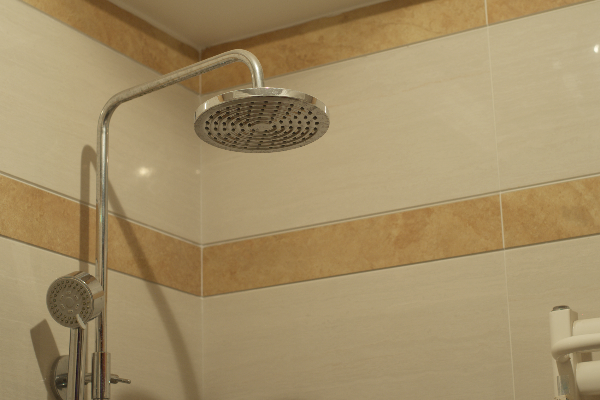
#> input picture data/lol/high/lol_219.png, 600 x 400 px; its folder holds only this picture in this run
$ python q1.py --input data/lol/high --output out
#> lines starting #> are read from the running program, lines starting #| are printed output that depends on the picture
#> in run, img is the input picture: shape (400, 600, 3); mean B, G, R 102.6, 142, 162.8
"""
CENG 466 - THE1 - Question 1: Low-light image enhancement (LOL dataset)

Student 1: Name Surname, ID
Student 2: Name Surname, ID

Usage:
    python q1.py --input <folder of low-light images> --output <output folder>
Examples:
    python q1.py --input data/lol/low --output outputs/q1          (the given images)
    python q1.py --input test/lol/low --output test_outputs/q1     (the test images, after the deadline)
Outputs keep the input file names and sizes.

Develop, tune and report on the given pairs (data/lol/low, data/lol/high):
    python evaluate.py outputs/q1 data/lol/high
The test images are shared only AFTER submission: you must then run this
file UNCHANGED on them. Make sure it runs on any folder of images.

Rules:
  * enhance_low_light(): spatial-domain techniques only (no Fourier/wavelet, no
    machine learning, no neural networks or pretrained models). It may use simple
    statistics computed from the given references (e.g. a target histogram).
    Same pipeline and parameters for every image.
    It is re-used unchanged in Questions 3 and 4.
"""

import argparse
import os

import cv2
import numpy as np

# the given references, e.g. for a target histogram
GIVEN_HIGH = os.path.join(os.path.dirname(os.path.abspath(__file__)), "data", "lol", "high")


def exposure_scale(img):
    """Estimate a shared exposure gain from channel percentiles."""
    x = img.astype(np.float32) / 255.0

    highs = np.percentile(x, 99.5, axis=(0, 1))
#> highs = [0.569, 0.71, 0.765]
    upper = float(
        0.5 * np.max(highs) + 0.5 * np.mean(highs)
    )
#> upper = 0.723

    gain = (1.0 / max(upper, 1.0 / 255.0)) ** 0.9
#> gain = 1.34

    return np.clip(x * gain, 0.0, 1.0).astype(np.float32)
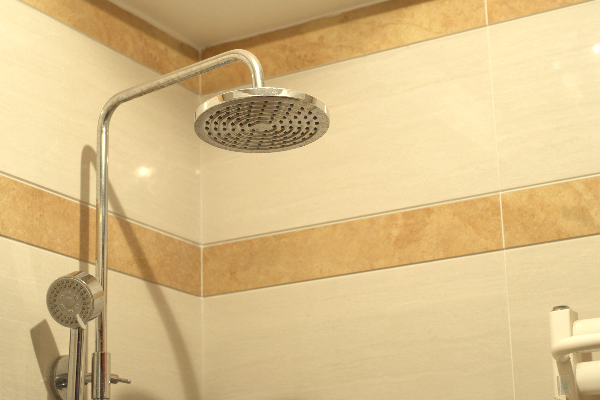
#> returned value: shape (400, 600, 3) float32; mean of channels 0, 1, 2 0.539, 0.745, 0.854; drawn as B, G, R


def balance_colors(x):
    """Apply partial gray-world white balancing."""
    means = x.mean(axis=(0, 1))
#> means = [0.539, 0.745, 0.854]
    gains = means.mean() / np.maximum(means, 1.0 / 255.0)
#> gains = [1.32, 0.956, 0.835]

    strength = 0.5
    result = x * (1.0 + strength * (gains - 1.0))
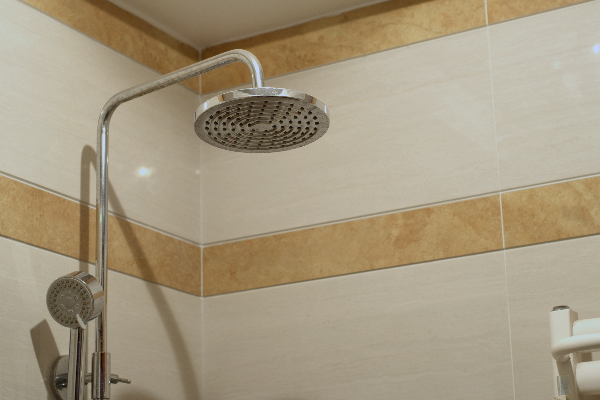
#> result: shape (400, 600, 3) float32; mean of channels 0, 1, 2 0.625, 0.729, 0.783; drawn with min black and max white

    return np.clip(result, 0.0, 1.0).astype(np.float32)
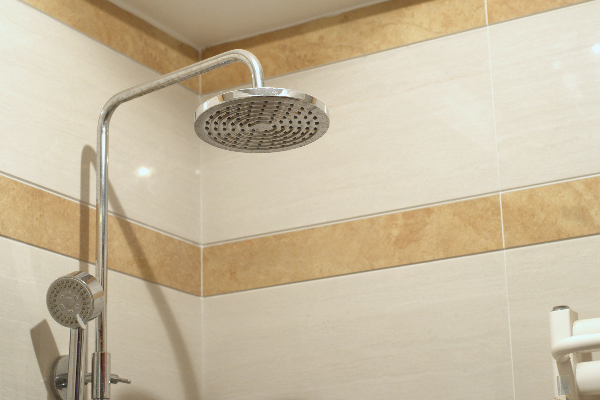
#> returned value: shape (400, 600, 3) float32; mean of channels 0, 1, 2 0.625, 0.729, 0.783; drawn as B, G, R


def estimate_noise(y):
    """Estimate noise using the MAD of a spatial filter response."""
    kernel = np.array(
        [
            [1, -2, 1],
            [-2, 4, -2],
            [1, -2, 1],
        ],
        dtype=np.float32,
    )

    residual = cv2.filter2D(y, -1, kernel)

    # Exclude the border when the image is large enough.
    if min(y.shape) > 2:
        residual = residual[1:-1, 1:-1]

    median = np.median(residual)
    mad = np.median(np.abs(residual - median))

    # 6 is the square root of the sum of squared kernel weights.
    return float(mad / (0.6745 * 6.0))


def denoise(x):
    """Filter luminance adaptively and smooth chroma separately."""
    ycc = cv2.cvtColor(x, cv2.COLOR_BGR2YCrCb)
#> ycc: shape (400, 600, 3) float32; mean of channels 0, 1, 2 0.733, 0.536, 0.439
    y, cr, cb = cv2.split(ycc)
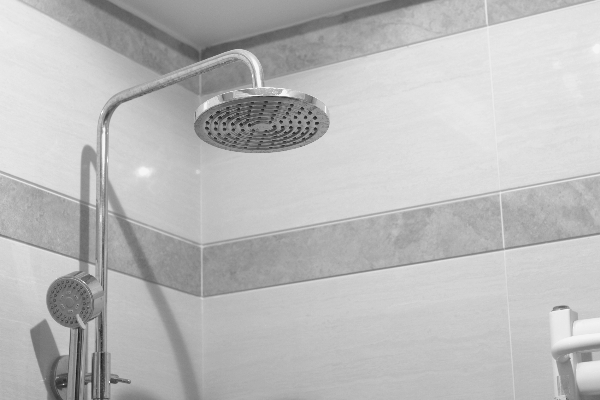
#> y: shape (400, 600) float32; min 0.111, max 0.962, mean 0.734
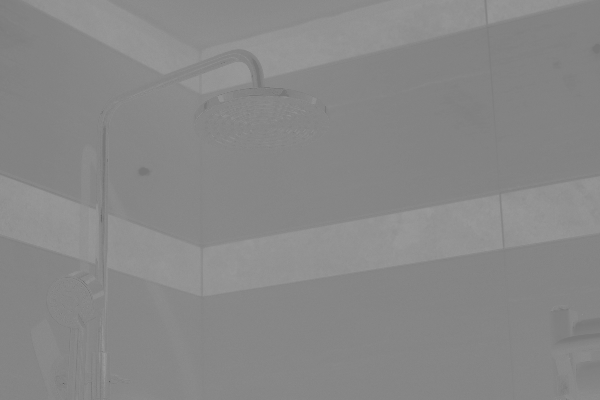
#> cr: shape (400, 600) float32; min 0.366, max 0.606, mean 0.536
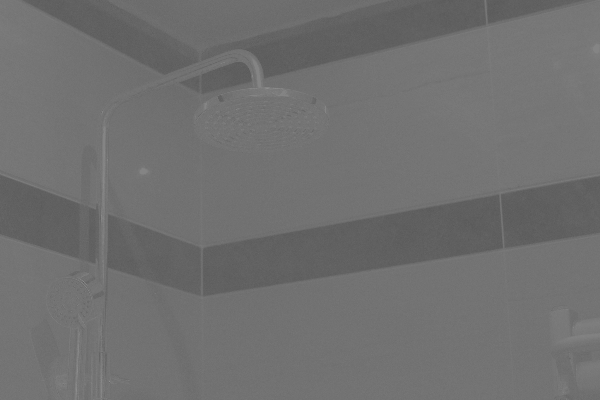
#> cb: shape (400, 600) float32; min 0.346, max 0.564, mean 0.439

    noise = estimate_noise(y)
#> in estimate_noise, `median = np.median(residual)`: median = 0
#> in estimate_noise, `mad = np.median(np.abs(residual - median))`: mad = 0.0176
#> noise = 0.00436
    sigma_color = float(
        np.clip(3.0 * noise, 5.0 / 255.0, 25.0 / 255.0)
    )
#> sigma_color = 0.0196

    y = cv2.bilateralFilter(
        y,
        d=9,
        sigmaColor=sigma_color,
        sigmaSpace=3,
    )

    cr = cv2.GaussianBlur(cr, (9, 9), 2.0)
    cb = cv2.GaussianBlur(cb, (9, 9), 2.0)

    result = cv2.cvtColor(
        cv2.merge((y, cr, cb)),
        cv2.COLOR_YCrCb2BGR,
    )

    return np.clip(result, 0.0, 1.0)


def gamma_brighten(x):
    """Blend a fixed gamma of 0.5 with a statistics-based gamma."""
    brightness = (
        0.114 * x[:, :, 0]
        + 0.587 * x[:, :, 1]
        + 0.299 * x[:, :, 2]
    )
    mean = float(brightness.mean())
#> mean = 0.734

    if mean <= 0.0 or mean >= 1.0:
        return x.copy()

    adaptive = np.clip(
        np.log(0.45) / np.log(mean),
        0.4,
        1.0,
    )
#> adaptive = 1
    gamma = 0.25 + 0.5 * adaptive
#> gamma = 0.75

    return np.power(x, gamma)
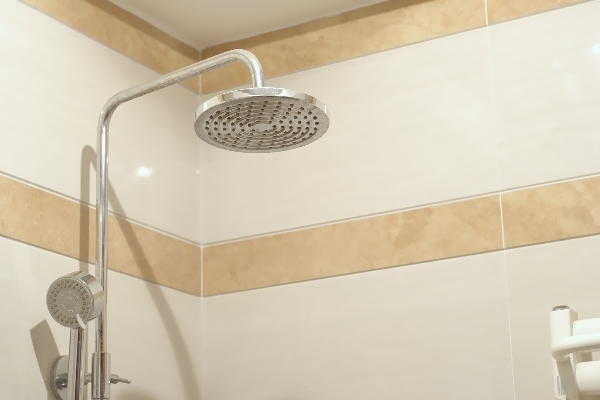
#> returned value: shape (400, 600, 3) float32; mean of channels 0, 1, 2 0.698, 0.786, 0.831; drawn as B, G, R


def enhance_low_light(img):
    """
    img : uint8 array of shape (H, W, 3), BGR (as read by cv2.imread)
    returns : uint8 array of shape (H, W, 3), BGR

    Combine at least THREE spatial-domain techniques. Write each technique
    as a separate helper function so that it is easy to follow.
    """
    # TODO: implement your pipeline

    img = exposure_scale(img)
    img = balance_colors(img)
    img = denoise(img)
    img = gamma_brighten(img)

    return np.clip(
        np.rint(img * 255.0), 0, 255
    ).astype(np.uint8)


def run(fn, in_dir, out_dir):
    os.makedirs(out_dir, exist_ok=True)
    for name in sorted(os.listdir(in_dir)):
        img = cv2.imread(os.path.join(in_dir, name), cv2.IMREAD_COLOR)
        if img is None:
            continue
        cv2.imwrite(os.path.join(out_dir, name), fn(img))
        print(f"saved {os.path.join(out_dir, name)}")


def main():
    ap = argparse.ArgumentParser()
    ap.add_argument("--input", required=True, help="folder of low-light images")
    ap.add_argument("--output", required=True, help="output folder")
    args = ap.parse_args()
    run(enhance_low_light, args.input, args.output)


if __name__ == "__main__":
    main()

$ run again, on data/lol/low/lol_219.png
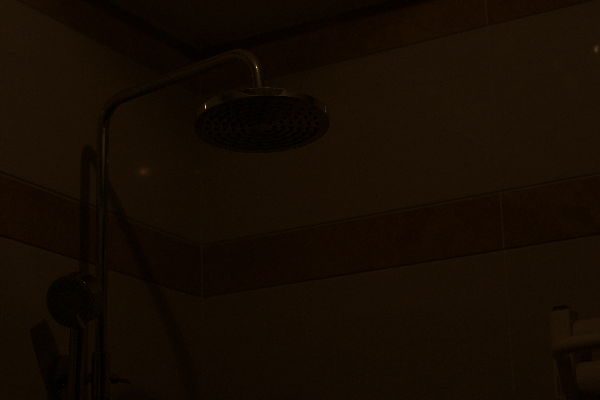
#> input picture data/lol/low/lol_219.png, 600 x 400 px
#> in run, img is the input picture: shape (400, 600, 3); mean B, G, R 2.4, 11.5, 21.8
#> highs = [0.0353, 0.0784, 0.133]
#> upper = 0.108
#> gain = 7.42
#> means = [0.0696, 0.335, 0.634]
#> gains = [4.97, 1.03, 0.546]
#> ycc: shape (400, 600, 3) float32; mean of channels 0, 1, 2 0.37, 0.585, 0.408
#> median = -0.000725
#> mad = 0.138
#> noise = 0.0342
#> sigma_color = 0.098
#> in denoise, `result = cv2.cvtColor( cv2.merge((y, cr, cb)), cv2.COLOR_YCrCb2BGR, )`:
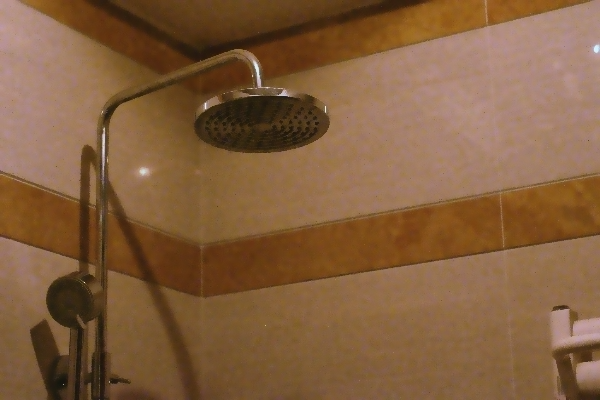
#> result: shape (400, 600, 3) float32; mean B, G, R 0.207, 0.341, 0.49; drawn with min black and max white
#> mean = 0.37
#> adaptive = 0.803
#> gamma = 0.652
#> in gamma_brighten, `return np.power(x, gamma)`:
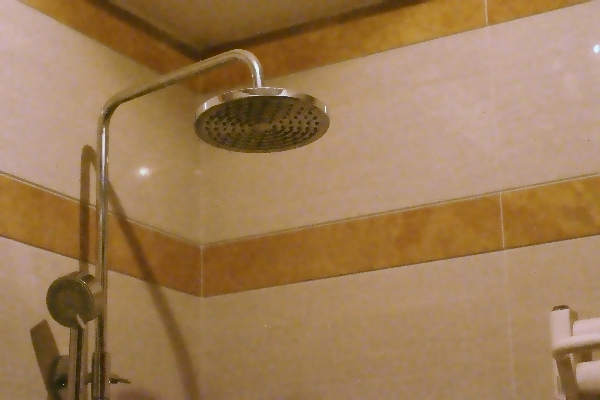
#> returned value: shape (400, 600, 3) float32; mean of channels 0, 1, 2 0.335, 0.487, 0.622; drawn as B, G, R

$ run again, on data/lol/high/lol_62.png
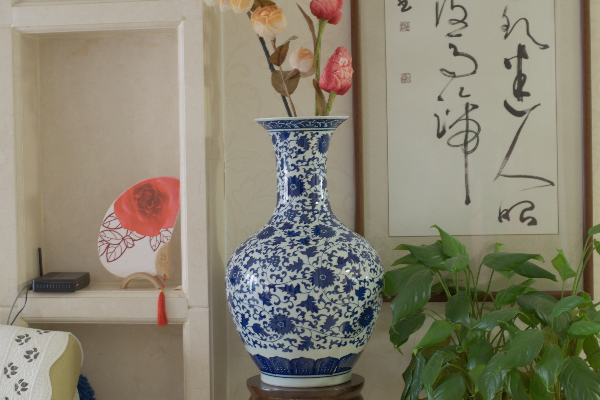
#> input picture data/lol/high/lol_62.png, 600 x 400 px
#> in run, img is the input picture: shape (400, 600, 3); mean B, G, R 113.3, 131, 136.4
#> highs = [0.769, 0.776, 0.788]
#> upper = 0.783
#> gain = 1.25
#> means = [0.554, 0.64, 0.666]
#> gains = [1.12, 0.969, 0.931]
#> ycc: shape (400, 600, 3) float32; mean of channels 0, 1, 2 0.629, 0.51, 0.476
#> in estimate_noise, `residual = cv2.filter2D(y, -1, kernel)`:
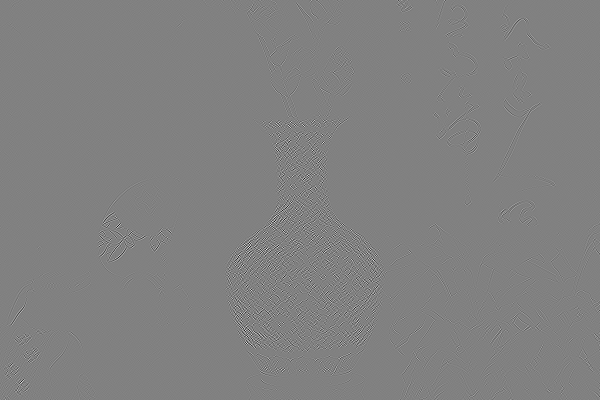
#> residual: shape (400, 600) float32; min -2.31, max 2.25, mean 2.95e-07; drawn with min black and max white
#> median = -0.000235
#> mad = 0.0218
#> noise = 0.00538
#> sigma_color = 0.0196
#> mean = 0.629
#> adaptive = 1
#> gamma = 0.75
#> in gamma_brighten, `return np.power(x, gamma)`:
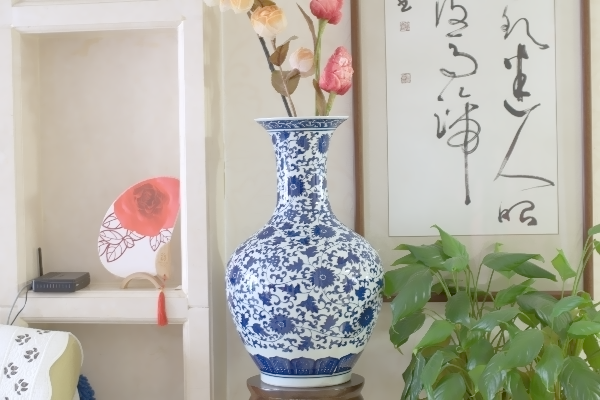
#> returned value: shape (400, 600, 3) float32; mean of channels 0, 1, 2 0.659, 0.7, 0.71; drawn as B, G, R
